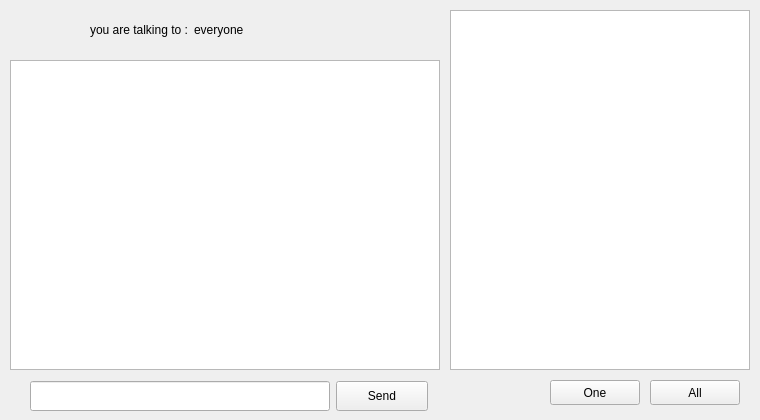
<?xml version="1.0" encoding="UTF-8"?>
<ui version="4.0">
 <class>ClientInterface</class>
 <widget class="QWidget" name="ClientInterface">
  <property name="geometry">
   <rect>
    <x>0</x>
    <y>0</y>
    <width>760</width>
    <height>420</height>
   </rect>
  </property>
  <property name="windowTitle">
   <string>Form</string>
  </property>
  <widget class="QPushButton" name="ButtonAll">
   <property name="geometry">
    <rect>
     <x>650</x>
     <y>380</y>
     <width>90</width>
     <height>25</height>
    </rect>
   </property>
   <property name="text">
    <string>All</string>
   </property>
  </widget>
  <widget class="QPushButton" name="ButtonOne">
   <property name="geometry">
    <rect>
     <x>550</x>
     <y>380</y>
     <width>90</width>
     <height>25</height>
    </rect>
   </property>
   <property name="text">
    <string>One</string>
   </property>
  </widget>
  <widget class="QTableWidget" name="TheTableWidgetUserList">
   <property name="geometry">
    <rect>
     <x>450</x>
     <y>10</y>
     <width>300</width>
     <height>360</height>
    </rect>
   </property>
  </widget>
  <widget class="QTableWidget" name="TheTableWidgetMessagePage">
   <property name="geometry">
    <rect>
     <x>10</x>
     <y>60</y>
     <width>430</width>
     <height>310</height>
    </rect>
   </property>
  </widget>
  <widget class="QWidget" name="">
   <property name="geometry">
    <rect>
     <x>30</x>
     <y>380</y>
     <width>398</width>
     <height>32</height>
    </rect>
   </property>
   <layout class="QHBoxLayout" name="horizontalLayout">
    <item>
     <widget class="QLineEdit" name="lineEditMessage">
      <property name="sizePolicy">
       <sizepolicy hsizetype="Fixed" vsizetype="Fixed">
        <horstretch>0</horstretch>
        <verstretch>0</verstretch>
       </sizepolicy>
      </property>
      <property name="minimumSize">
       <size>
        <width>300</width>
        <height>30</height>
       </size>
      </property>
     </widget>
    </item>
    <item>
     <widget class="QPushButton" name="ButtonSend">
      <property name="minimumSize">
       <size>
        <width>90</width>
        <height>30</height>
       </size>
      </property>
      <property name="text">
       <string>Send</string>
      </property>
     </widget>
    </item>
   </layout>
  </widget>
  <widget class="QWidget" name="">
   <property name="geometry">
    <rect>
     <x>90</x>
     <y>20</y>
     <width>198</width>
     <height>19</height>
    </rect>
   </property>
   <layout class="QHBoxLayout" name="horizontalLayout_2">
    <item>
     <widget class="QLabel" name="TheChatUser">
      <property name="text">
       <string>you are talking to :</string>
      </property>
     </widget>
    </item>
    <item>
     <widget class="QLabel" name="TheLabel">
      <property name="text">
       <string>everyone</string>
      </property>
     </widget>
    </item>
   </layout>
  </widget>
 </widget>
 <resources/>
 <connections/>
</ui>
